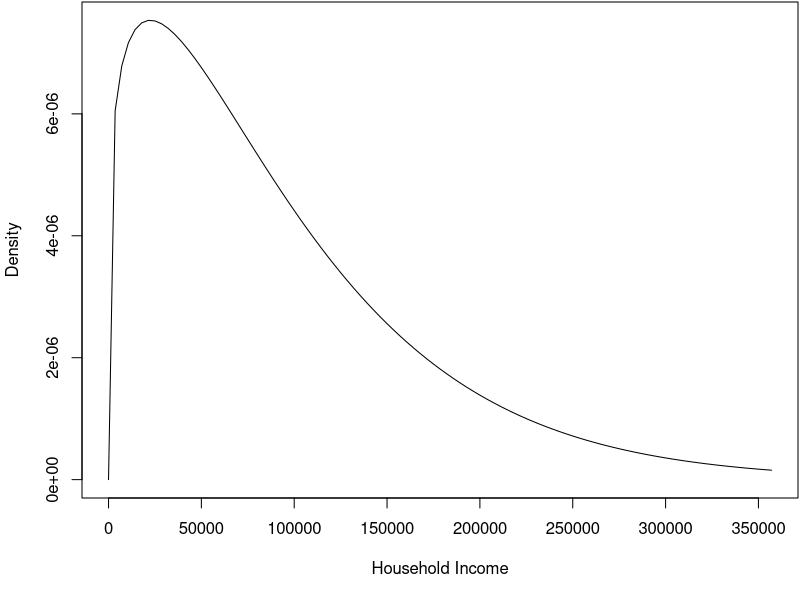
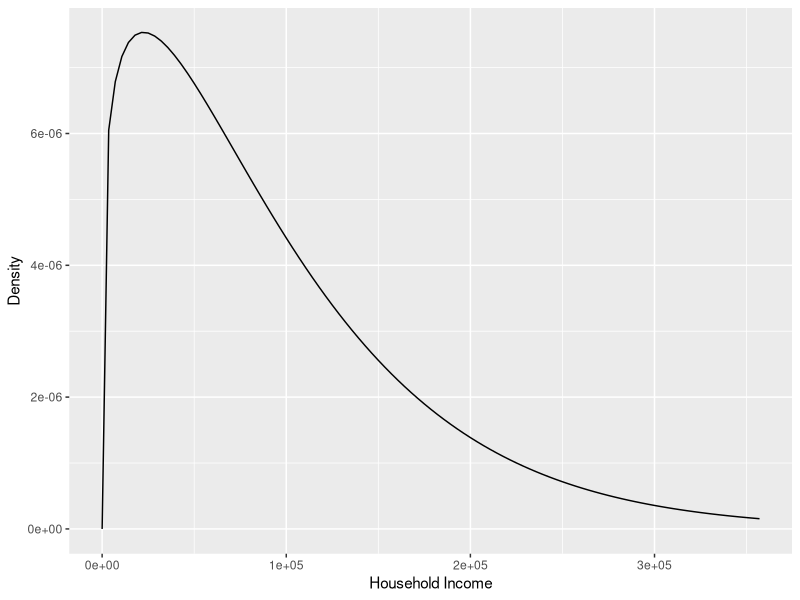
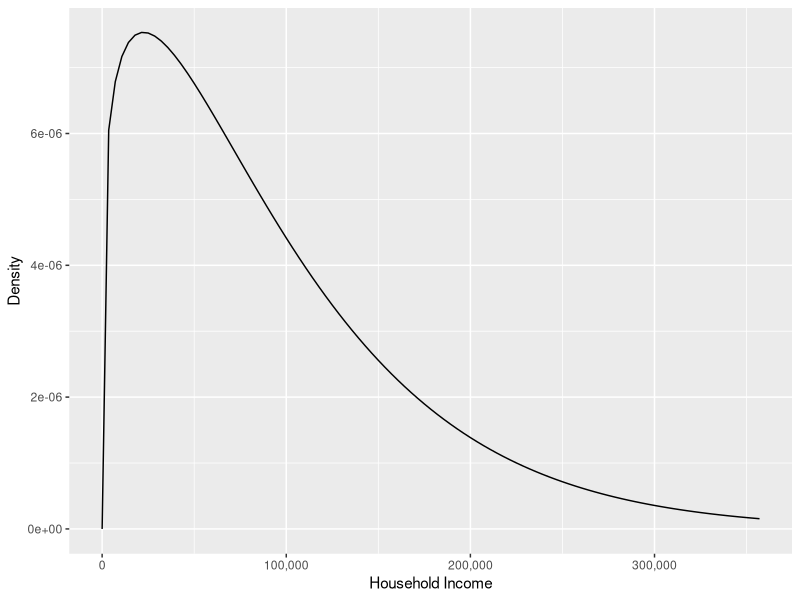
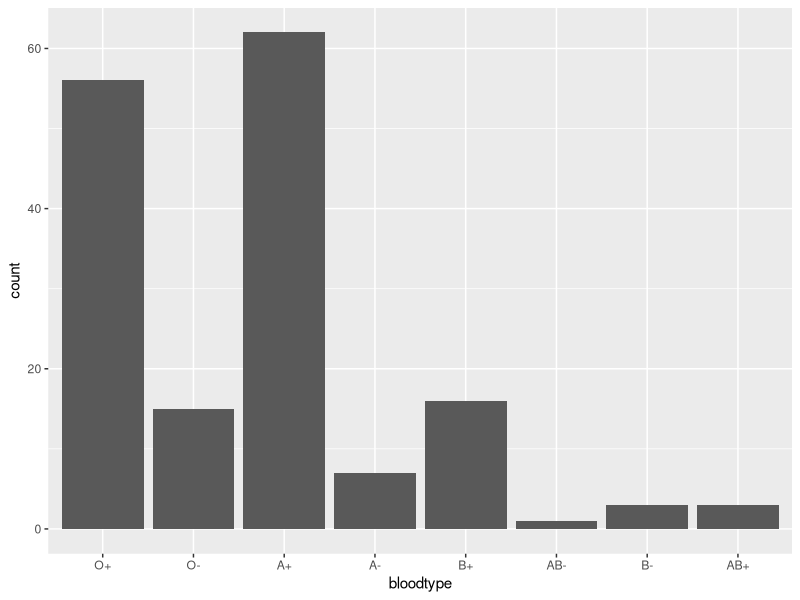
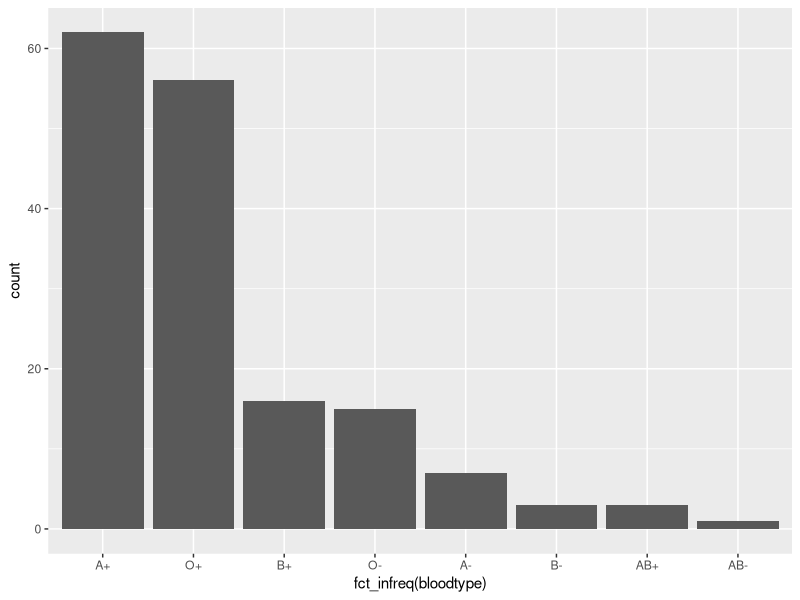
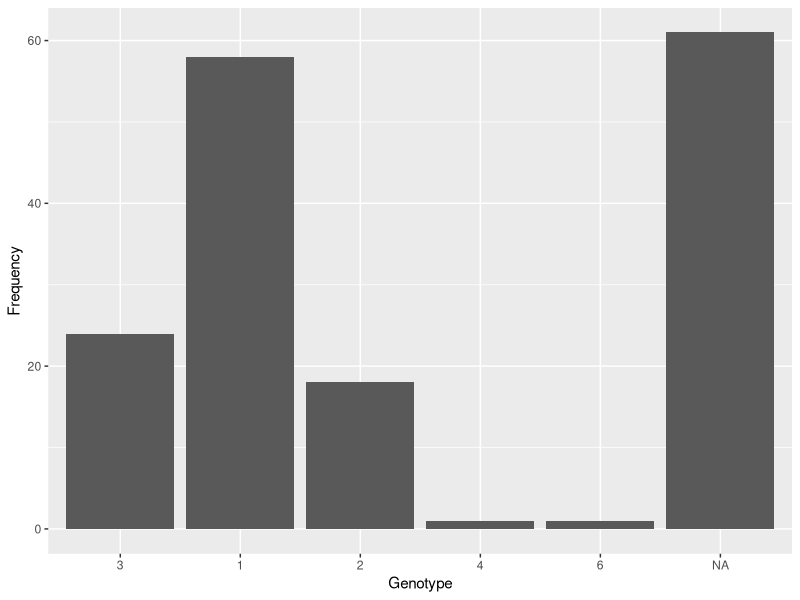
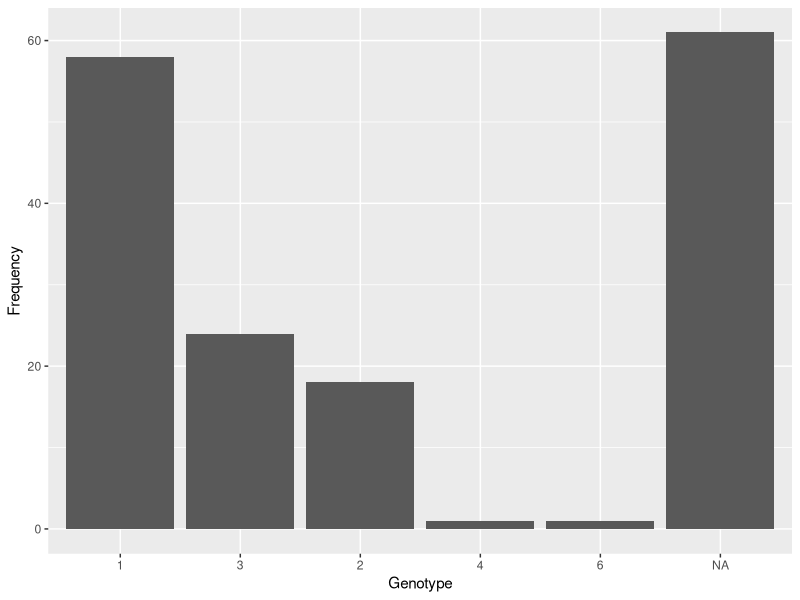
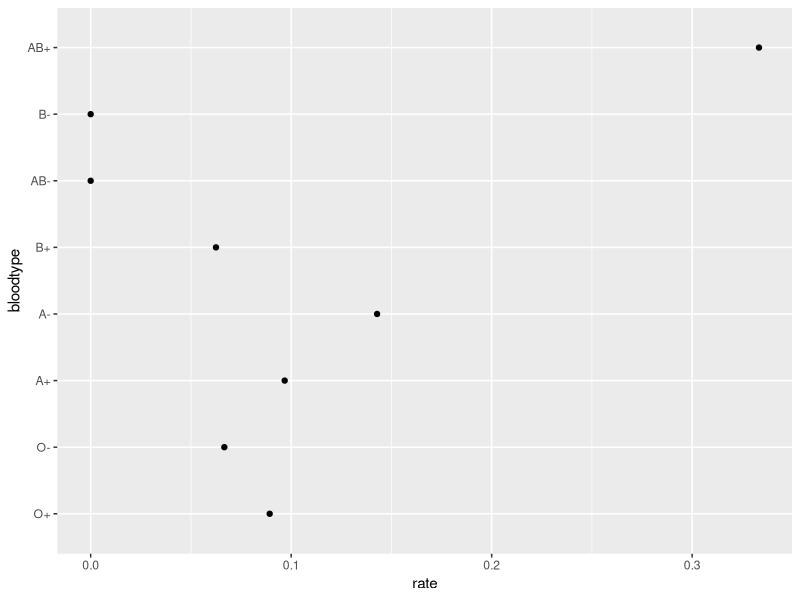

These figures' R source, in order:
## ---- chunk 1
#| message: false

x <- sample(rep(c("M","F"), 3), 6)            # x is a character vector 
x   
f <- factor(x)                                # Creating a factor f 
f
levels(f)                                     # Used to get or modify levels of a factor
## ---- chunk 2
attributes(f)
is.character(f)
is.factor(f)
as.character(f)       # Coercion to character gives factor levels of obs. as character.
## ---- chunk 3
typeof(f)             # The internal type/storage mode
is.integer(f)         # See R help for is.integer
is.numeric(f)         # See R help for is.numeric
## ---- chunk 4
f
unclass(f)      # Stripping off the class ("factor")
as.integer(f)   # Coerced to integer (there is rarely any reason to do this)
## ---- chunk 5
f2 <- f 
f2
levels(f2) <- c("M", "F")       # Trying to make M first. 
levels(f2)
f2
## ---- chunk 6
as.integer(f)
levels(f)
as.integer(f2)
levels(f2)
## ---- chunk 7
f
f2 <- f
levels(f2) <- c("Female", "Male")
f2
## ---- chunk 8
x
f2 <- factor(x, levels = c("M", "F")) 
f2
## ---- chunk 9
factor(x, levels = c("M", "F", "NB"))
## ---- chunk 10
f
f2 <- relevel(f, ref = "M") 
f2
## ---- chunk 11
as.integer(f2)
## ---- chunk 12
x <- rep(c("Agree", "Neutral", "Disagree"), times = c(3, 1, 2)) 
x
of <- ordered(x) 
of
## ---- chunk 13
of <- ordered(x, levels = c("Disagree", "Neutral", "Agree")) 
of
## ---- chunk 14
of2 <- ordered(x,
              levels = c("Strongly Disagree", "Disagree",
                         "Neutral", "Agree", "Strongly Agree"))
of2
of
attributes(of)
is.ordered(of)
is.factor(of)   # `of` is already a factor so `as.factor(of)` won't change it.
## ---- chunk 15
f <- factor(of, ordered = FALSE) 
is.ordered(f)
f
## ---- chunk 16
of
levels(of)
of2 <- of
levels(of2) <- rev(levels(of2))     # WRONG!!!
of2                                 # "Agree"s and "Disagree"s are flipped!
## ---- chunk 17
of
of2 <- ordered(of, levels = rev(levels(of))) 
of2
## ---- chunk 18
inc_shape <- 1.2 
inc_scale <- 100000
round(qweibull(c(0.10, 0.25, 0.50, 0.75, 0.90), shape = inc_shape, scale = inc_scale))
## ---- chunk 19
#| fig-cap: "Weibull density with shape parameter 1.2 and scale parameter 100,000."

opar <- par(mar = c(5.1, 4.1, 0.1, 0.1)) 
curve(dweibull(x, shape = inc_shape, scale = inc_scale),
      xlim = c(0, qweibull(0.99, shape = inc_shape, scale = inc_scale)), 
      xlab = "Household Income",
      ylab = "Density")
par(opar)
## ---- chunk 20
#| echo: false

library(ggplot2)
## ---- chunk 21
#| fig-cap: "Weibull density with shape parameter 1.2 and scale parameter 100,000."

ggplot() +
    geom_function(fun = dweibull, args = list(shape = inc_shape, scale = inc_scale)) +
    xlim(c(0, qweibull(0.99, shape = inc_shape, scale = inc_scale))) +
    labs(x = "Household Income", y = "Density")
## ---- chunk 22
#| fig-cap: "Weibull density with shape parameter 1.2 and scale parameter 100,000."

ggplot() +
    geom_function(fun = dweibull, args = list(shape = inc_shape, scale = inc_scale)) +
    labs(x = "Household Income", y = "Density") +
    scale_x_continuous(
        limits = c(0, qweibull(0.99, shape = inc_shape, scale = inc_scale)),
        labels = scales::label_comma() 
    )
## ---- chunk 23
income <- round(rweibull(15, shape = inc_shape, scale = inc_scale)) 
income
## ---- chunk 24
income_group <- cut(income, breaks = 5) 
income_group
## ---- chunk 25
income
income_group <- cut(income/1000, breaks = c(0, 15, 30, 50, 75, 100, 150, 200, Inf))
income_group
table(income_group)
## ---- chunk 26
breaks<-seq(from = 0, to = 20, by = 5) 
breaks <- c(breaks, Inf)
income_group <- cut(income/10000, breaks) 
income_group
table(income_group)
## ---- chunk 27
breaks <- seq(from = 0, to = 200, by = 50)

labels <- paste(breaks[-length(breaks)], breaks[-1], sep = "-") 
labels <- c(labels, max(breaks))
labels <- paste0("$", labels, "K")
labels[length(labels)] <- paste0(labels[length(labels)], "+")

breaks <- c(breaks, Inf)

income_group <- cut(income/1000, breaks, labels = labels) 

table(income_group)
## ---- chunk 28
income_group <- cut(income/1000, breaks, labels = labels, ordered_result = TRUE)
income_group
## ---- chunk 29
#| message: false

library(tidyverse)
hcv <- read_csv("hcv.csv")
hcv
## ---- chunk 30
hcv <- hcv |> 
  mutate(hcv_genotype = as_factor(hcv_genotype), 
         bloodtype = as_factor(bloodtype))
hcv
## ---- chunk 31
hcv |> count(hcv_genotype)   # Same as hcv |> summarize(n = n(), .by = hcv_genotype)
## ---- chunk 32
hcv <- hcv |> 
  mutate(hcv_genotype = fct_collapse(hcv_genotype, 
                                     "1" = c("1", "1A", "1B"), 
                                     "2" = c("2", "2B"),
                                     "3" = "3",
                                     "4" = "4",
                                     "6" = "6"))
hcv |> count(hcv_genotype)
## ---- chunk 33
hcv |> 
  mutate(hcv_genotype = fct_lump_min(hcv_genotype, 10)) |> 
  count(hcv_genotype)
hcv |> 
  mutate(hcv_genotype = fct_lump_min(hcv_genotype, 20)) |> 
  count(hcv_genotype)
## ---- chunk 34
hcv |> 
  mutate(hcv_genotype = fct_lump_prop(hcv_genotype, 0.10)) |> 
  count(hcv_genotype)
## ---- chunk 35
hcv |> 
  mutate(hcv_genotype = fct_lump_n(hcv_genotype, 3)) |> 
  count(hcv_genotype)
hcv |> 
  mutate(hcv_genotype = fct_lump_n(hcv_genotype, 2)) |> 
  count(hcv_genotype)
## ---- chunk 36
hcv |> mutate(bloodtype = fct_infreq(bloodtype)) |> 
  count(bloodtype)
## ---- chunk 37
hcv |> 
  mutate(hcv_genotype = fct_lump_lowfreq(bloodtype)) |> 
  count(hcv_genotype)
## ---- chunk 38
hcv <- hcv |> 
  mutate(bloodtype = fct_relevel(bloodtype, c("O+", "O-")))
hcv |> count(bloodtype)
## ---- chunk 39
of
fct_rev(of)
## ---- chunk 40
#| fig-cap: "Blood type of mother."

ggplot(hcv, aes(x = bloodtype)) + geom_bar()
## ---- chunk 41
#| fig-cap: "Blood type of mother."

ggplot(hcv, aes(x = fct_infreq(bloodtype))) + geom_bar()
## ---- chunk 42
#| fig-cap: "HCV genotype carried by mother."

ggplot(hcv, aes(x = hcv_genotype)) + 
  labs(x = "Genotype", y = "Frequency") + 
  geom_bar()
## ---- chunk 43
#| fig-cap: "HCV genotype carried by mother."

ggplot(hcv, aes(x = fct_infreq(hcv_genotype))) + 
  labs(x = "Genotype", y = "Frequency") + 
  geom_bar()
## ---- chunk 44
transmission_by_bloodtype <- hcv |> 
  group_by(bloodtype, infant_hcv) |> 
  summarise(n = n()) |> # up to 8 * 2 = 16 rows, 3 cols (bloodtype, infant_hcv, n)
  pivot_wider(names_from = infant_hcv, values_from = n, values_fill = 0L) |>
  mutate(n = N + Y, rate = Y / n)
transmission_by_bloodtype
## ---- chunk 45
#| fig-cap: "Vertical tranmission rate by blood type."

transmission_by_bloodtype |> 
  ggplot(aes(x = rate, y = bloodtype)) + 
  geom_point()
## ---- chunk 46
#| fig-cap: "Vertical tranmission rate by blood type."

transmission_by_bloodtype |> 
  ggplot(aes(x = rate, y = fct_reorder(bloodtype, rate))) + 
  geom_point()
## ---- chunk 47
#| fig-cap: "Vertical tranmission rate by blood type."

transmission_by_bloodtype |> 
  ggplot(aes(x = rate, y = fct_reorder(bloodtype, rate), size = n)) + 
  geom_point() + 
  labs(x = "Transmission Rate", y = "Bloodtype", size = "Sample Size")
## ---- chunk 48
hcv <- hcv |> 
  mutate(abo = fct_collapse(bloodtype, 
                            A = c("A+", "A-"),
                            B = c("B+", "B-"), 
                            AB = c("AB+", "AB-"), 
                            O = c("O+", "O-")),
         rh = fct_collapse(bloodtype,
                           "pos" = c("A+", "B+", "AB+", "O+"),
                           "neg" = c("A-", "B-", "AB-", "O-"))
)
hcv |> count(abo) 
hcv |> count(rh)
## ---- chunk 49
transmission_by_abo <- hcv |> 
  group_by(abo, infant_hcv) |>
  summarise(n = n()) |> # 4 * 2 = 8 rows, 3 columns (abo, infant_hcv, n)
  pivot_wider(names_from = infant_hcv, values_from = n, values_fill = 0L) |>
  mutate(n = N+Y, rate = Y/n)
transmission_by_abo
## ---- chunk 50
#| fig-cap: "Vertical tranmission rate by blood group."

transmission_by_abo |> 
  ggplot(aes(x = rate, y = fct_reorder(abo, rate), size = n)) + 
  geom_point() + 
  labs(x = "Transmission Rate", y = "Bloodtype", size = "Sample Size")
